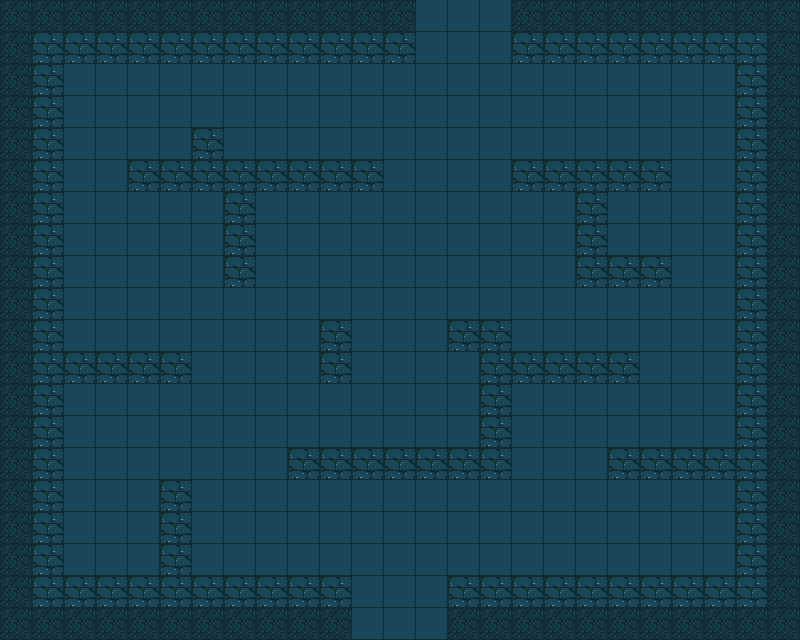

The image is a tile-based game level rendered from a .tmx file. Its description and source (layers, tilesets, objects; grid data summarised) follow:
An orthogonal 25x20 tile map with 32x32 px tiles, 4 tile layers (Tile Layer 4, Tile Layer 1, Tile Layer 3, floor), 2 tilesets and 7 objects (5x cat, spawn, exit).

<map version="1.10" tiledversion="1.11.2" orientation="orthogonal" renderorder="right-down" width="25" height="20" tilewidth="32" tileheight="32" infinite="0" nextlayerid="6" nextobjectid="8">
 <tileset firstgid="1" source="maze tile set.tsx" />
 <tileset firstgid="183" source="mazetile.tsx" />
 <layer id="4" name="Tile Layer 4" width="25" height="20">
  <data>[500 cells, 435 non-empty, 1 distinct tile ids]</data>
 </layer>
 <layer id="1" name="Tile Layer 1" width="25" height="20">
  <data>[500 cells, 500 non-empty, 1 distinct tile ids]</data>
 </layer>
 <layer id="3" name="Tile Layer 3" width="25" height="20">
  <data>[500 cells, 87 non-empty, 1 distinct tile ids]</data>
 </layer>
 <layer id="2" name="floor" width="25" height="20">
  <data>[500 cells, 123 non-empty, 1 distinct tile ids]</data>
 </layer>
 <objectgroup id="5" name="Object Layer 1">
  <object id="1" name="cat" type="cat" x="416" y="96" width="32" height="32">
   <properties>
    <property name="direction" value="horizontal" />
    <property name="patrol_length" type="int" value="7" />
    <property name="start_direction" value="bottom" />
   </properties>
  </object>
  <object id="2" name="cat" type="cat" x="672" y="320" width="32" height="32">
   <properties>
    <property name="direction" value="vertical" />
    <property name="patrol_length" type="int" value="3" />
    <property name="start_direction" value="up" />
   </properties>
  </object>
  <object id="3" name="cat" type="cat" x="384" y="256" width="32" height="32">
   <properties>
    <property name="direction" value="horizontal" />
    <property name="patrol_length" type="int" value="4" />
    <property name="start_direction" value="right" />
   </properties>
  </object>
  <object id="4" name="cat" type="cat" x="544" y="512" width="32" height="32">
   <properties>
    <property name="direction" value="horizontal" />
    <property name="patrol_length" type="int" value="4" />
    <property name="start_direction" value="left" />
   </properties>
  </object>
  <object id="5" name="cat" type="cat" x="96" y="232" width="32" height="32">
   <properties>
    <property name="direction" value="vertical" />
    <property name="patrol_length" type="int" value="3" />
    <property name="start_direction" value="up" />
   </properties>
  </object>
  <object id="6" name="spawn" type="spawn" x="448" y="0" width="32" height="32" />
  <object id="7" name="exit" type="exit" x="352" y="624" width="96" height="32" />
 </objectgroup>
</map>
